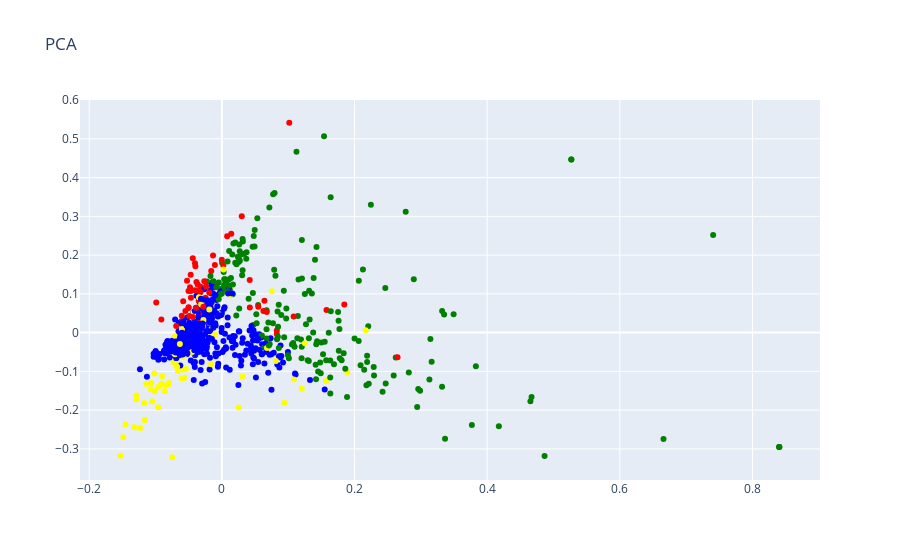

The notebook cell saved with this chart:
### Markdown cell above
Visualización usando PCA

### Code cell
pca = PCA(n_components=2)

result = pca.fit_transform(tfidf_matrix)
result = pd.DataFrame(result)
result.columns = ['X', 'Y']
result['cluster'] = data.cluster.values
result['texto'] = data.review_body.apply(lambda val: val[:140])

colorsIdx = {'a': 'blue', 
             'b': 'yellow',
             'c': 'green',
             'd': 'red'}

cols = data['cluster'].map(colorsIdx)

trace = go.Scatter(x=result['X'].values,
                   y=result['Y'].values,
                   text=result['texto'].values,
                   mode='markers',
                   marker=dict(color=cols)) 

layout = go.Layout(title="PCA")

fig = go.Figure(data=trace, layout=layout)
iplot(fig)

### Figure 1 — Plotly figure (JSON) as saved in the notebook; plotly's stock layout.template omitted (floating-point values rounded to 4 significant figures; data arrays with more than 128 entries replaced by an {"elided": "..."} marker saying what was removed)
{"data": [{"marker": {"color": {"elided": "1000 str values"}}, "mode": "markers", "text": {"elided": "1000 str values"}, "type": "scatter", "x": {"elided": "1000 float values"}, "y": {"elided": "1000 float values"}}], "layout": {"title": {"text": "PCA"}}}
